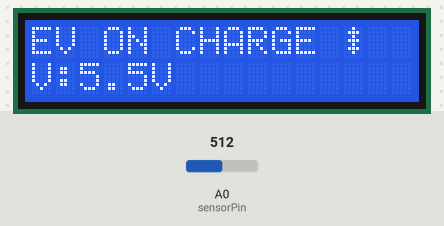
Simulated run of this sketch. Board: Arduino Uno, built with avr-gcc and run on an emulated ATmega328P. Parts: 16×2 character LCD. Inputs (shaded band) come from the test bench; at power-on: A0 (sensorPin) = 512. What the sketch prints to the serial monitor is not drawn.

Above: at 2.8 s.
2.9 s: A0 (sensorPin) set to 98
At 4.4 s:
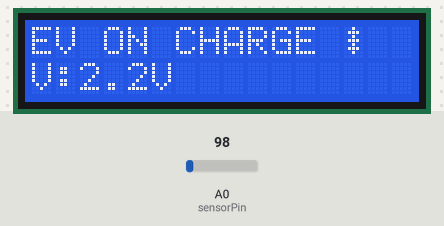
4.5 s: A0 (sensorPin) set to 88
At 6.0 s:
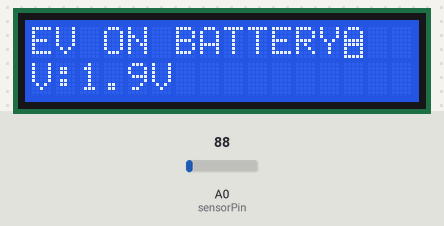
6.7 s: A0 (sensorPin) set to 122
At 8.5 s:
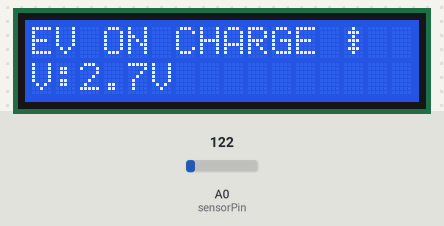
Timing chart, 0 to 10.0 s (numbered marks = the images above; inputs shaded):
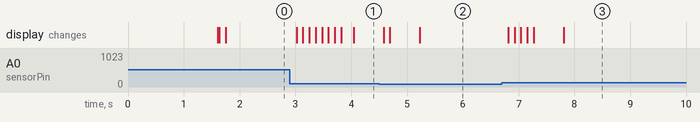

Measured:
- the behaviour switches between 89 and 88 on A0 (sensorPin) (found by bisection; images 1 and 2)
- after the input at 2.9 s, the display: first changes after 0.13 s (image 1 shows a later state)
- after the input at 6.7 s, the display: first changes after 0.12 s (image 3 shows a later state)

The sketch:

EV_LAST_FINAL_CODE.ino
```cpp
#include <Wire.h>
#include <LiquidCrystal_I2C.h>

LiquidCrystal_I2C lcd(0x27,16,2);

const int sensorPin = A0;

// 🔧 Final calibrated constant
float K = 0.02193;

float filteredV = 0;
float lastDisplayV = -1;

// Custom icons
byte battery[8] = {
  0b01110,0b10001,0b10001,0b11111,
  0b11111,0b10001,0b10001,0b11111
};

byte lightning[8] = {
  0b00100,0b01110,0b00100,0b01110,
  0b00100,0b01110,0b00100,0b00000
};

void setup() {
  Serial.begin(115200);

  lcd.init();
  lcd.backlight();

  lcd.createChar(0, battery);
  lcd.createChar(1, lightning);

  lcd.setCursor(0,0);
  lcd.print("WIRELESS EV");
  lcd.setCursor(0,1);
  lcd.print("SYSTEM READY");

  delay(1500);
  lcd.clear();
}

void loop() {

  // -------- MULTI SAMPLE --------
  long total = 0;
  for(int i=0;i<5;i++){
    total += analogRead(sensorPin);
    delay(2);
  }

  float adc = total / 5.0;

  float voltage = adc * K;

  // -------- SMOOTH FILTER --------
  filteredV = 0.7 * filteredV + 0.3 * voltage;

  // -------- CLAMP --------
  if(filteredV > 5.5) filteredV = 5.5;
  if(filteredV < 0.05) filteredV = 0;

  // -------- ROUND TO 1 DECIMAL --------
  float displayV = round(filteredV * 10.0) / 10.0;

  // -------- CHARGING LOGIC --------
  bool charging = (displayV >= 2.0);

  // -------- SERIAL DEBUG --------
  Serial.print("ADC=");
  Serial.print(adc);
  Serial.print("  V=");
  Serial.println(displayV,1);

  // -------- LCD LINE 1 --------
  lcd.setCursor(0,0);

  if(charging){
    lcd.print("EV ON CHARGE ");
    lcd.write(byte(1));
  } else {
    lcd.print("EV ON BATTERY");
    lcd.write(byte(0));
  }

  // -------- LCD LINE 2 (NO FLICKER) --------
  if(displayV != lastDisplayV){
    lcd.setCursor(0,1);
    lcd.print("V:");
    lcd.print(displayV,1);
    lcd.print("V   ");
    lastDisplayV = displayV;
  }

  delay(80);
}
```
